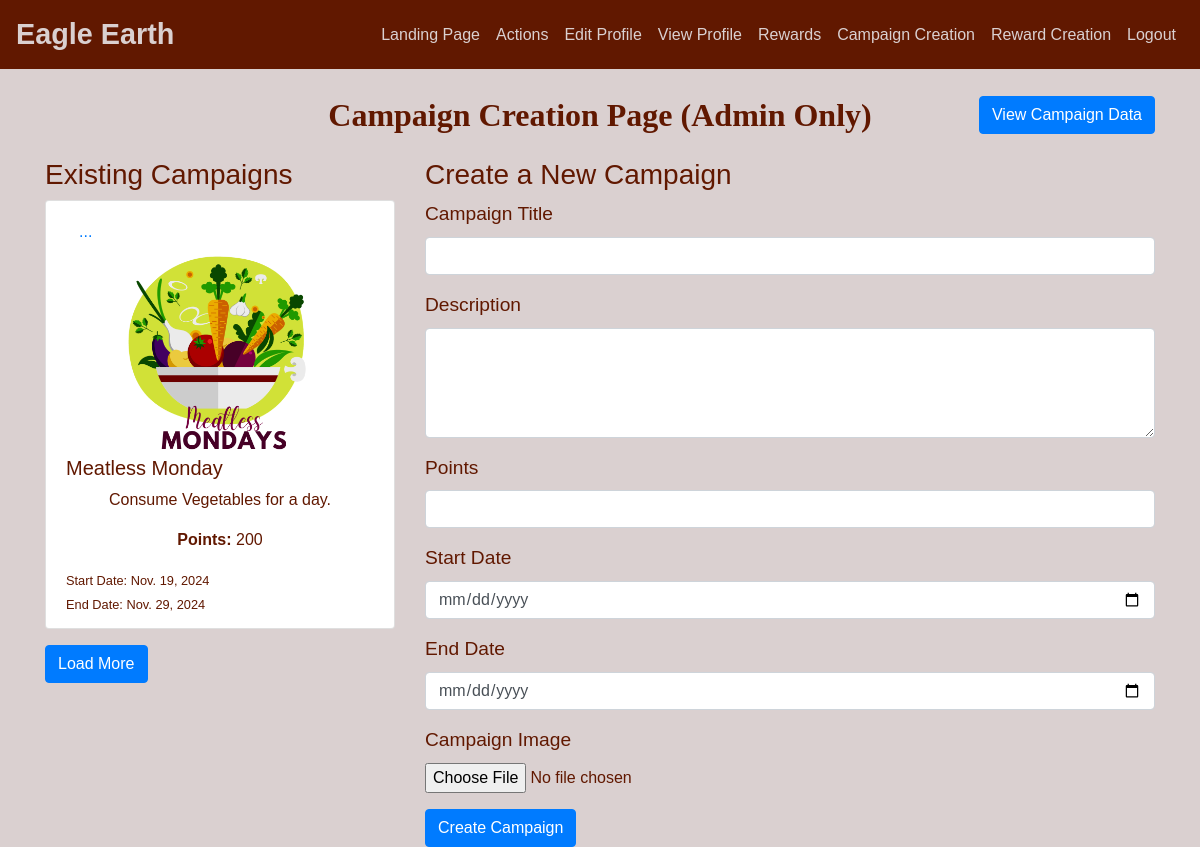
The page /create-campaign/ (signed in) on the database its author committed.
### users/models.py (models this page shows, shortened)
class Campaign(models.Model):
    title = models.CharField(max_length=200, help_text="Enter the title of the campaign")
    description = models.TextField(help_text="Enter a brief description of the campaign")
    start_date = models.DateField(help_text="Campaign start date")
    end_date = models.DateField(help_text="Campaign end date")
    image = models.ImageField(upload_to='campaign_images/', blank=True, null=True, help_text="Upload an image for the campaign")
    created_at = models.DateTimeField(auto_now_add=True)
    updated_at = models.DateTimeField(auto_now=True)
    points = models.IntegerField(default=0)
    completed_by = models.JSONField(default=list, help_text="List of users who have completed the campaign")
    class Meta:
        ordering = ['-start_date']

### users/views.py (the view, shortened to what this page needs)
# urls.py: path('create-campaign/', views.create_campaign, name="create_campaign"),
@user_passes_test(is_admin, login_url='home')  # Redirects non-admins to home
def create_campaign(request):
    today = date.today()
    campaigns =Campaign.objects.filter(start_date__lte=today, end_date__gte=today)[:2]
    total_campaigns =Campaign.objects.filter(start_date__lte=today, end_date__gte=today).count()
    return render(request, 'campaign_create.html', {'campaigns': campaigns, 'total_campaigns': total_campaigns})

### users/views.py (called while the page is built)
def is_admin(user):
    return user.is_superuser

### users/templates/campaign_create.html (shortened to what this page needs)
{% extends "layout.html" %}
{% load static %}
{% block content %}
<br><br><br>
<div class="d-flex justify-content-center align-items-center position-relative mb-4">
    <h2 class="text-center m-0" style="color: #611800;">Campaign Creation Page (Admin Only)</h2>
    <a href="{% url 'campaign_data' %}" class="btn btn-primary position-absolute" style="right: 0;">View Campaign Data</a>
</div>
<div class="row">
<div class="col-md-4">
    <h3>Existing Campaigns</h3>
    <ul class="list-group" id="campaign-list">
        {% for campaign in campaigns %}
        <li class="list-group-item" data-campaign-id="{{ campaign.id }}" style="position: relative;">
            <button
                class="btn btn-link three-dots-btn"
                data-toggle="modal"
                data-target="#editCampaignModal"
                onclick="openEditModal(
                    {{ campaign.id }},
                    &quot;{{ campaign.title }}&quot;,
                    &quot;{{ campaign.description }}&quot;,
                    &quot;{{ campaign.start_date|date:'Y-m-d' }}&quot;,
                    &quot;{{ campaign.end_date|date:'Y-m-d' }}&quot;,
                    {{ campaign.points }},
                    {% if campaign.image and campaign.image.name %}&quot;{{ campaign.image.url }}&quot;{% else %}null{% endif %}
                )">
                ...
            </button>
            {% if campaign.image and campaign.image.name %}
                <img src="{{ campaign.image.url }}" alt="{{ campaign.title }}" style="width: 100%; height: auto;">
            {% else %}
                <img src="{% static 'path/to/placeholder-image.jpg' %}" alt="No image available" style="width: 100%; height: auto;">
            {% endif %}
            <h5>{{ campaign.title }}</h5>
            <p>{{ campaign.description|truncatewords:20 }}</p>
            <p><strong>Points:</strong> {{ campaign.points }}</p>
            <small>Start Date: {{ campaign.start_date }}</small><br>
            <small>End Date: {{ campaign.end_date }}</small>
        </li>
        {% endfor %}
    </ul>
    <button id="load-more" class="btn btn-primary mt-3" data-offset="2">Load More</button>
</div>
    <div class="col-md-8">
        <h3>Create a New Campaign</h3>
        <form method="post" enctype="multipart/form-data">
            <div class="form-group">
                <label for="title">Campaign Title</label>
                <input type="text" class="form-control" id="title" name="title" required>
            </div>
            <div class="form-group">
                <label for="description">Description</label>
                <textarea class="form-control" id="description" name="description" rows="4" required></textarea>
            </div>
            <div class="form-group">
                <label for="points">Points</label>
                <input type="number" class="form-control" id="points" name="points" min="0" required>
            </div>
            <div class="form-group">
                <label for="start_date">Start Date</label>
                <input type="date" class="form-control" id="start_date" name="start_date" required>
            </div>
            <div class="form-group">
                <label for="end_date">End Date</label>
                <input type="date" class="form-control" id="end_date" name="end_date" required>
            </div>
            <div class="form-group">
                <label for="image">Campaign Image</label>
                <input type="file" class="form-control-file" id="image" name="image">
            </div>
            <button type="submit" class="btn btn-primary">Create Campaign</button>
        </form>
    </div>
</div>
{% endblock %}

### users/static/css/styles.css (style rules this page uses)
body { background-color: #dad0d0; color: #611800; font-family: 'Arial', sans-serif; }
h2 { font-family: 'Georgia', serif; font-weight: bold; text-align: center; margin-bottom: 20px; }
p { text-align: center; }
.form-group label { font-size: 1.2em; color: #611800; }

### rows shown on the page
Campaign: image (picture), title "Meatless Monday", description "Consume Vegetables for a day.", points "200", start_date "Nov. 19, 2024", end_date "Nov. 29, 2024"
